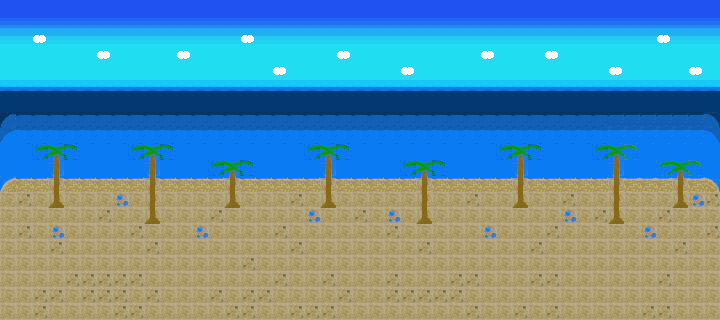

Tiled map render using the project's own tile images. Description and the whole map definition, tile-layer contents included, below:
An orthogonal 45x20 tile map with 16x16 px tiles, 3 tile layers (Floor, Background, Bg2), 2 tilesets.

<map version="1.8" tiledversion="1.8.2" orientation="orthogonal" renderorder="right-down" width="45" height="20" tilewidth="16" tileheight="16" infinite="0" nextlayerid="5" nextobjectid="1">
 <editorsettings>
  <export target="beach.json" format="json" />
 </editorsettings>
 <tileset firstgid="1" name="Beach" tilewidth="16" tileheight="16" tilecount="30" columns="5">
  <image source="Beach.png" width="80" height="96" />
 </tileset>
 <tileset firstgid="31" name="Beach" tilewidth="16" tileheight="16" tilecount="30" columns="5">
  <image source="Beach.png" width="80" height="96" />
 </tileset>
 <layer id="4" name="Floor" width="45" height="20">
  <properties>
   <property name="Collidable" type="bool" value="true" />
  </properties>
  <data encoding="csv">
7,7,7,7,7,7,7,7,7,7,7,7,7,7,7,7,7,7,7,7,7,7,7,7,7,7,7,7,7,7,7,7,7,7,7,7,7,7,7,7,7,7,7,7,7,
7,0,0,0,0,0,0,0,0,0,0,0,0,0,0,0,0,0,0,0,0,0,0,0,0,0,0,0,0,0,0,0,0,0,0,0,0,0,37,37,37,37,37,37,37,
7,0,0,0,0,0,0,0,0,0,0,0,0,0,0,0,0,0,0,0,0,0,0,0,0,0,0,0,0,0,0,0,0,0,0,0,0,0,37,37,37,37,37,37,7,
7,0,0,0,0,0,0,0,0,0,0,0,0,0,0,0,0,0,0,0,0,0,0,0,0,0,0,0,0,0,0,0,0,0,0,0,0,0,37,37,37,37,37,37,37,
7,0,0,0,0,0,0,0,0,0,0,0,0,0,0,0,0,0,0,0,0,0,0,0,0,0,0,0,0,0,0,0,0,0,0,0,0,0,37,37,37,37,37,37,37,
7,0,0,0,0,0,0,0,0,0,0,0,0,0,0,0,0,0,0,0,0,0,0,0,0,0,0,0,0,0,0,0,0,0,0,0,0,0,37,37,37,37,37,37,7,
7,0,0,0,0,0,0,0,0,0,0,0,0,0,0,0,0,0,0,0,0,0,0,0,0,0,0,0,0,0,0,0,0,0,0,0,0,0,37,37,37,37,37,37,7,
7,0,0,0,0,0,0,0,0,0,0,0,0,0,0,0,0,0,0,0,0,0,0,0,0,0,0,0,0,0,0,0,0,0,0,0,0,0,37,37,37,37,37,37,7,
7,0,0,0,0,0,0,0,0,0,0,0,0,0,0,0,0,0,0,0,0,0,0,0,0,0,0,0,0,0,0,0,0,0,0,0,0,0,37,37,37,37,37,37,7,
7,0,0,0,0,0,0,0,0,0,0,0,0,0,0,0,0,0,0,0,0,0,0,0,0,0,0,0,0,0,0,0,0,0,0,0,0,0,37,37,37,37,37,37,7,
7,0,0,0,0,0,0,0,0,0,0,0,0,0,0,0,0,0,0,0,0,0,0,0,0,0,0,0,0,0,0,0,0,0,0,0,0,0,37,37,37,37,37,37,7,
7,0,0,0,0,0,0,0,0,0,0,0,0,0,0,0,0,0,0,0,0,0,0,0,0,0,0,0,0,0,0,0,0,0,0,0,0,0,37,37,37,37,37,37,7,
7,0,0,0,0,0,0,0,0,0,0,0,0,0,0,0,0,0,0,0,0,0,0,0,0,0,0,0,0,0,0,0,0,0,0,0,0,0,37,37,37,37,37,37,7,
7,0,0,0,0,0,0,0,0,0,0,0,0,0,0,0,0,0,0,0,0,0,0,0,0,0,0,0,0,0,0,0,0,0,0,0,0,0,37,37,37,37,37,37,7,
7,0,0,0,0,0,0,0,0,0,0,0,0,0,0,0,0,0,0,0,0,0,0,0,0,0,0,0,0,0,0,0,0,0,0,0,0,0,37,37,37,37,37,37,7,
7,7,7,19,7,7,7,7,7,19,7,7,7,7,7,7,7,7,19,7,7,7,7,7,7,7,19,7,7,7,7,7,7,19,7,7,7,7,7,7,7,7,19,7,7,
7,7,7,7,7,7,7,7,7,7,7,7,7,7,7,19,7,7,7,7,7,7,7,7,7,7,7,7,7,7,7,7,7,7,7,7,7,7,7,7,7,7,7,7,7,
7,7,7,7,19,19,19,19,19,7,7,7,7,7,7,7,7,19,7,7,19,7,7,7,19,7,7,7,19,19,7,7,7,19,19,7,7,7,7,7,7,19,7,7,7,
7,7,19,19,7,19,19,19,7,19,7,7,7,19,7,19,19,7,7,7,7,19,7,7,19,19,19,19,19,7,7,7,7,7,7,7,7,7,7,7,7,7,7,7,7,
7,7,19,7,7,7,7,19,19,7,7,7,7,7,19,19,7,7,19,19,19,7,7,7,7,7,7,7,7,19,7,7,19,7,19,7,7,7,7,7,19,19,7,7,7
</data>
 </layer>
 <layer id="1" name="Background" width="45" height="20">
  <properties>
   <property name="Collidable" type="bool" value="false" />
  </properties>
  <data encoding="csv">
25,25,25,25,25,25,25,25,25,25,25,25,25,25,25,25,25,25,25,25,25,25,25,25,25,25,25,25,25,25,25,25,25,25,25,25,25,25,25,25,25,25,25,25,25,
24,24,24,24,24,24,24,24,24,24,24,24,24,24,24,24,24,24,24,24,24,24,24,24,24,24,24,24,24,24,24,24,24,24,24,24,24,24,24,24,24,24,24,24,24,
26,26,26,26,26,26,26,26,26,26,26,26,26,26,26,26,26,26,26,26,26,26,26,26,26,26,26,26,26,26,26,26,26,26,26,26,26,26,26,26,26,26,26,26,26,
23,23,23,23,23,23,23,23,23,23,23,23,23,23,23,23,23,23,23,23,23,23,23,23,23,23,23,23,23,23,23,23,23,23,23,23,23,23,23,23,23,23,23,23,23,
23,23,23,23,23,23,23,23,23,23,23,23,23,23,23,23,23,23,23,23,23,23,23,23,23,23,23,23,23,23,23,23,23,23,23,23,23,23,23,23,23,23,23,23,23,
22,22,22,22,22,22,22,22,22,22,22,22,22,22,22,22,22,22,22,22,22,22,22,22,22,22,22,22,22,22,22,22,22,22,22,22,22,22,22,22,22,22,22,22,22,
12,12,12,12,12,12,12,12,12,12,12,12,12,12,12,12,12,12,12,12,12,12,12,12,12,12,12,12,12,12,12,12,12,12,12,12,12,12,12,12,12,12,12,12,12,
8,10,10,10,10,10,10,10,10,10,10,10,10,10,10,10,10,10,10,10,10,10,10,10,10,10,10,10,10,10,10,10,10,10,10,10,10,10,10,10,10,10,10,10,11,
1,2,2,2,2,2,2,2,2,2,2,2,2,2,2,2,2,2,2,2,2,2,2,2,2,2,2,2,2,2,2,2,2,2,2,2,2,2,2,2,2,2,2,2,3,
4,4,16,17,18,4,4,4,16,17,18,4,4,4,4,4,4,4,4,46,17,18,4,4,4,4,4,4,4,4,4,16,17,18,4,4,4,16,17,18,4,4,4,4,4,
4,4,4,21,4,4,4,4,4,21,4,4,4,16,17,18,4,4,4,4,21,4,4,4,4,16,17,18,4,4,4,4,21,4,4,4,4,4,21,4,4,16,17,18,4,
5,6,6,15,6,6,6,6,6,15,6,6,6,6,15,6,6,6,6,6,15,6,6,6,6,6,15,6,6,6,6,6,15,6,6,6,6,6,15,6,6,6,15,6,9,
7,19,7,20,7,7,7,58,7,14,7,7,7,7,20,7,7,7,19,7,20,7,7,7,7,7,14,7,7,19,7,7,20,7,7,19,7,7,14,7,7,7,20,58,19,
7,7,7,7,7,7,19,7,7,20,7,7,7,19,7,7,7,7,7,58,7,7,19,7,58,7,20,7,7,7,7,7,7,7,7,58,7,19,20,7,7,19,7,7,7,
7,19,7,58,7,7,7,7,19,7,7,7,58,7,7,7,7,19,7,7,7,7,7,7,19,7,7,7,7,7,58,7,7,7,19,7,7,7,7,7,58,7,7,7,19,
0,0,0,0,0,0,0,0,0,0,0,0,0,0,0,0,0,0,0,0,0,0,0,0,0,0,0,0,0,0,0,0,0,0,0,0,0,0,0,0,0,0,0,0,0,
0,0,0,0,0,0,0,0,0,0,0,0,0,0,0,0,0,0,0,0,0,0,0,0,0,0,0,0,0,0,0,0,0,0,0,0,0,0,0,0,0,0,0,0,0,
0,0,0,0,0,0,0,0,0,0,0,0,0,0,0,0,0,0,0,0,0,0,0,0,0,0,0,0,0,0,0,0,0,0,0,0,0,0,0,0,0,0,0,0,0,
0,0,0,0,0,0,0,0,0,0,0,0,0,0,0,0,0,0,0,0,0,0,0,0,0,0,0,0,0,0,0,0,0,0,0,0,0,0,0,0,0,0,0,0,0,
0,0,0,0,0,0,0,0,0,0,0,0,0,0,0,0,0,0,0,0,0,0,0,0,0,0,0,0,0,0,0,0,0,0,0,0,0,0,0,0,0,0,0,0,0
</data>
 </layer>
 <layer id="2" name="Bg2" width="45" height="20">
  <properties>
   <property name="Collidable" type="bool" value="false" />
  </properties>
  <data encoding="csv">
0,0,0,0,0,0,0,0,0,0,0,0,0,0,0,0,0,0,0,0,0,0,0,0,0,0,0,0,0,0,0,0,0,0,0,0,0,0,0,0,0,0,0,0,0,
0,0,0,0,0,0,0,0,0,0,0,0,0,0,0,0,0,0,0,0,0,0,0,0,0,0,0,0,0,0,0,0,0,0,0,0,0,0,0,0,0,0,0,0,0,
0,0,27,0,0,0,0,0,0,0,0,0,0,0,0,27,0,0,0,0,0,0,0,0,0,0,0,0,0,0,0,0,0,0,0,0,0,0,0,0,0,27,0,0,0,
0,0,0,0,0,0,27,0,0,0,0,27,0,0,0,0,0,0,0,0,0,27,0,0,0,0,0,0,0,0,27,0,0,0,27,0,0,0,0,0,0,0,0,0,0,
0,0,0,0,0,0,0,0,0,0,0,0,0,0,0,0,0,27,0,0,0,0,0,0,0,27,0,0,0,0,0,0,0,0,0,0,0,0,27,0,0,0,0,27,0,
0,0,0,0,0,0,0,0,0,0,0,0,0,0,0,0,0,0,0,0,0,0,0,0,0,0,0,0,0,0,0,0,0,0,0,0,0,0,0,0,0,0,0,0,0,
0,0,0,0,0,0,0,0,0,0,0,0,0,0,0,0,0,0,0,0,0,0,0,0,0,0,0,0,0,0,0,0,0,0,0,0,0,0,0,0,0,0,0,0,0,
0,0,0,0,0,0,0,0,0,0,0,0,0,0,0,0,0,0,0,0,0,0,0,0,0,0,0,0,0,0,0,0,0,0,0,0,0,0,0,0,0,0,0,0,0,
0,0,0,0,0,0,0,0,0,0,0,0,0,0,0,0,0,0,0,0,0,0,0,0,0,0,0,0,0,0,0,0,0,0,0,0,0,0,0,0,0,0,0,0,0,
0,0,0,0,0,0,0,0,0,0,0,0,0,0,0,0,0,0,0,0,0,0,0,0,0,0,0,0,0,0,0,0,0,0,0,0,0,0,0,0,0,0,0,0,0,
0,0,0,0,0,0,0,0,0,0,0,0,0,0,0,0,0,0,0,0,0,0,0,0,0,0,0,0,0,0,0,0,0,0,0,0,0,0,0,0,0,0,0,0,0,
0,0,0,0,0,0,0,0,0,0,0,0,0,0,0,0,0,0,0,0,0,0,0,0,0,0,0,0,0,0,0,0,0,0,0,0,0,0,0,0,0,0,0,0,0,
0,0,0,0,0,0,0,0,0,0,0,0,0,0,0,0,0,0,0,0,0,0,0,0,0,0,0,0,0,0,0,0,0,0,0,0,0,0,0,0,0,0,0,0,0,
0,0,0,0,0,0,0,0,0,0,0,0,0,0,0,0,0,0,0,0,0,0,0,0,0,0,0,0,0,0,0,0,0,0,0,0,0,0,0,0,0,0,0,0,0,
0,0,0,0,0,0,0,0,0,0,0,0,0,0,0,0,0,0,0,0,0,0,0,0,0,0,0,0,0,0,0,0,0,0,0,0,0,0,0,0,0,0,0,0,0,
0,0,0,0,0,0,0,0,0,0,0,0,0,0,0,0,0,0,0,0,0,0,0,0,0,0,0,0,0,0,0,0,0,0,0,0,0,0,0,0,0,0,0,0,0,
0,0,0,0,0,0,0,0,0,0,0,0,0,0,0,0,0,0,0,0,0,0,0,0,0,0,0,0,0,0,0,0,0,0,0,0,0,0,0,0,0,0,0,0,0,
0,0,0,0,0,0,0,0,0,0,0,0,0,0,0,0,0,0,0,0,0,0,0,0,0,0,0,0,0,0,0,0,0,0,0,0,0,0,0,0,0,0,0,0,0,
0,0,0,0,0,0,0,0,0,0,0,0,0,0,0,0,0,0,0,0,0,0,0,0,0,0,0,0,0,0,0,0,0,0,0,0,0,0,0,0,0,0,0,0,0,
0,0,0,0,0,0,0,0,0,0,0,0,0,0,0,0,0,0,0,0,0,0,0,0,0,0,0,0,0,0,0,0,0,0,0,0,0,0,0,0,0,0,0,0,0
</data>
 </layer>
</map>
